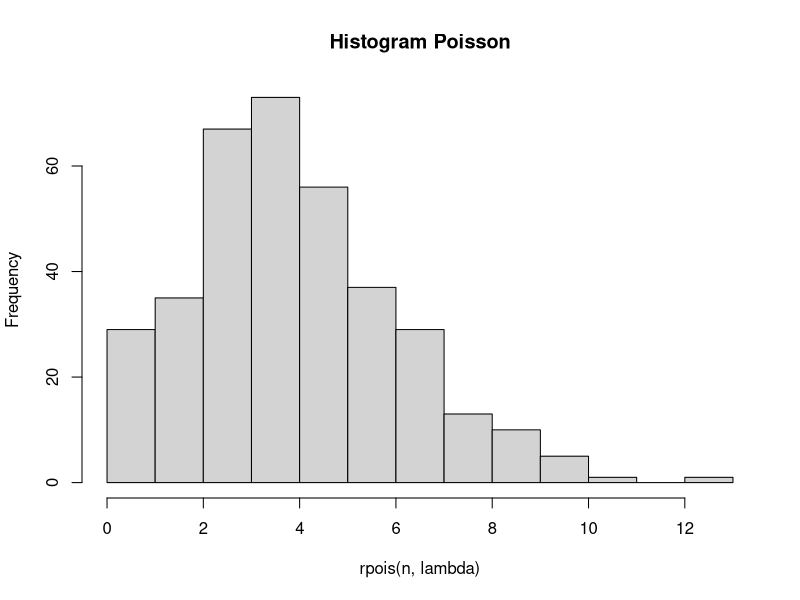

Reproduce this figure in R.
#a
lambda = 4.5
x = 6
dpois(x, lambda)

#b
x = 6
n = 356
hist(rpois(n, lambda), main = "Histogram Poisson")

#c
#Dari perhitungan yang diperoleh, didapatkan hasil a dan b mendekati sama

#d
mean = varian = lambda
mean
varian